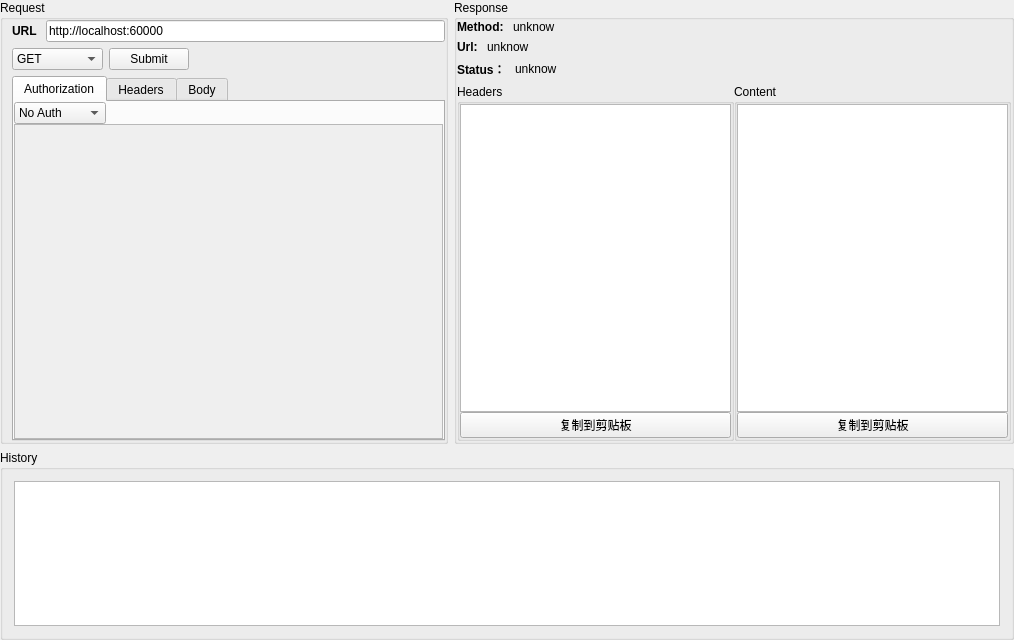
<?xml version="1.0" encoding="UTF-8"?>
<ui version="4.0">
 <class>MainWindow</class>
 <widget class="QMainWindow" name="MainWindow">
  <property name="geometry">
   <rect>
    <x>0</x>
    <y>0</y>
    <width>1014</width>
    <height>640</height>
   </rect>
  </property>
  <property name="windowTitle">
   <string>HttpTool</string>
  </property>
  <widget class="QWidget" name="centralWidget">
   <layout class="QVBoxLayout" name="verticalLayout_3" stretch="7,3">
    <property name="leftMargin">
     <number>0</number>
    </property>
    <property name="topMargin">
     <number>0</number>
    </property>
    <property name="rightMargin">
     <number>0</number>
    </property>
    <property name="bottomMargin">
     <number>0</number>
    </property>
    <item>
     <layout class="QHBoxLayout" name="horizontalLayout_4" stretch="4,5">
      <item>
       <widget class="QGroupBox" name="groupBoxReq">
        <property name="title">
         <string>Request</string>
        </property>
        <layout class="QVBoxLayout" name="verticalLayout">
         <property name="leftMargin">
          <number>9</number>
         </property>
         <property name="topMargin">
          <number>0</number>
         </property>
         <property name="rightMargin">
          <number>0</number>
         </property>
         <property name="bottomMargin">
          <number>0</number>
         </property>
         <item>
          <layout class="QHBoxLayout" name="horizontalLayout">
           <item>
            <widget class="QLabel" name="label">
             <property name="font">
              <font>
               <weight>75</weight>
               <bold>true</bold>
              </font>
             </property>
             <property name="text">
              <string>URL </string>
             </property>
            </widget>
           </item>
           <item>
            <widget class="QLineEdit" name="lineEditUrl">
             <property name="text">
              <string>http://localhost:60000</string>
             </property>
            </widget>
           </item>
          </layout>
         </item>
         <item>
          <layout class="QHBoxLayout" name="horizontalLayout_2">
           <item>
            <widget class="QComboBox" name="comboBoxMethod">
             <item>
              <property name="text">
               <string>GET</string>
              </property>
             </item>
             <item>
              <property name="text">
               <string>POST</string>
              </property>
             </item>
             <item>
              <property name="text">
               <string>PUT</string>
              </property>
             </item>
             <item>
              <property name="text">
               <string>DELETE</string>
              </property>
             </item>
             <item>
              <property name="text">
               <string>PATCH</string>
              </property>
             </item>
             <item>
              <property name="text">
               <string>OPTIONS</string>
              </property>
             </item>
             <item>
              <property name="text">
               <string>HEAD</string>
              </property>
             </item>
             <item>
              <property name="text">
               <string>TRACE</string>
              </property>
             </item>
             <item>
              <property name="text">
               <string>CONNECT</string>
              </property>
             </item>
            </widget>
           </item>
           <item>
            <widget class="QPushButton" name="pushButtonSubmit">
             <property name="text">
              <string>Submit</string>
             </property>
            </widget>
           </item>
           <item>
            <spacer name="horizontalSpacer">
             <property name="orientation">
              <enum>Qt::Horizontal</enum>
             </property>
             <property name="sizeHint" stdset="0">
              <size>
               <width>40</width>
               <height>20</height>
              </size>
             </property>
            </spacer>
           </item>
          </layout>
         </item>
         <item>
          <widget class="QTabWidget" name="tabWidgetRequest">
           <property name="currentIndex">
            <number>0</number>
           </property>
           <widget class="QWidget" name="Auth">
            <attribute name="title">
             <string>Authorization</string>
            </attribute>
            <layout class="QVBoxLayout" name="verticalLayout_10">
             <property name="spacing">
              <number>0</number>
             </property>
             <property name="leftMargin">
              <number>0</number>
             </property>
             <property name="topMargin">
              <number>0</number>
             </property>
             <property name="rightMargin">
              <number>0</number>
             </property>
             <property name="bottomMargin">
              <number>0</number>
             </property>
             <item>
              <layout class="QHBoxLayout" name="horizontalLayout_3">
               <item>
                <widget class="QComboBox" name="comboBoxAuth">
                 <item>
                  <property name="text">
                   <string>No Auth</string>
                  </property>
                 </item>
                 <item>
                  <property name="text">
                   <string>Basic Auth</string>
                  </property>
                 </item>
                 <item>
                  <property name="text">
                   <string>Digest Auth</string>
                  </property>
                 </item>
                 <item>
                  <property name="text">
                   <string>OAuth 1.0</string>
                  </property>
                 </item>
                 <item>
                  <property name="text">
                   <string>OAuth 2.0</string>
                  </property>
                 </item>
                </widget>
               </item>
               <item>
                <spacer name="horizontalSpacer_4">
                 <property name="orientation">
                  <enum>Qt::Horizontal</enum>
                 </property>
                 <property name="sizeHint" stdset="0">
                  <size>
                   <width>40</width>
                   <height>20</height>
                  </size>
                 </property>
                </spacer>
               </item>
              </layout>
             </item>
             <item>
              <widget class="QScrollArea" name="scrollAreaAuth">
               <property name="widgetResizable">
                <bool>true</bool>
               </property>
               <widget class="QWidget" name="scrollAreaWidgetContents_3">
                <property name="geometry">
                 <rect>
                  <x>0</x>
                  <y>0</y>
                  <width>428</width>
                  <height>320</height>
                 </rect>
                </property>
               </widget>
              </widget>
             </item>
            </layout>
           </widget>
           <widget class="QWidget" name="tabHeaders">
            <attribute name="title">
             <string>Headers</string>
            </attribute>
            <layout class="QVBoxLayout" name="verticalLayout_7">
             <property name="spacing">
              <number>0</number>
             </property>
             <property name="leftMargin">
              <number>0</number>
             </property>
             <property name="topMargin">
              <number>0</number>
             </property>
             <property name="rightMargin">
              <number>0</number>
             </property>
             <property name="bottomMargin">
              <number>0</number>
             </property>
             <item>
              <widget class="QScrollArea" name="scrollAreaHeader">
               <property name="widgetResizable">
                <bool>true</bool>
               </property>
               <widget class="QWidget" name="scrollAreaWidgetContents">
                <property name="geometry">
                 <rect>
                  <x>0</x>
                  <y>0</y>
                  <width>428</width>
                  <height>342</height>
                 </rect>
                </property>
                <layout class="QVBoxLayout" name="verticalLayoutHeader">
                 <property name="spacing">
                  <number>0</number>
                 </property>
                 <property name="leftMargin">
                  <number>0</number>
                 </property>
                 <property name="topMargin">
                  <number>0</number>
                 </property>
                 <property name="rightMargin">
                  <number>0</number>
                 </property>
                 <property name="bottomMargin">
                  <number>0</number>
                 </property>
                 <item>
                  <layout class="QHBoxLayout" name="horizontalLayout_9">
                   <item>
                    <widget class="QPushButton" name="pushButtonHeader">
                     <property name="text">
                      <string>增加参数</string>
                     </property>
                    </widget>
                   </item>
                   <item>
                    <spacer name="horizontalSpacer_3">
                     <property name="orientation">
                      <enum>Qt::Horizontal</enum>
                     </property>
                     <property name="sizeHint" stdset="0">
                      <size>
                       <width>40</width>
                       <height>20</height>
                      </size>
                     </property>
                    </spacer>
                   </item>
                  </layout>
                 </item>
                 <item>
                  <spacer name="verticalSpacer_2">
                   <property name="orientation">
                    <enum>Qt::Vertical</enum>
                   </property>
                   <property name="sizeHint" stdset="0">
                    <size>
                     <width>20</width>
                     <height>305</height>
                    </size>
                   </property>
                  </spacer>
                 </item>
                </layout>
               </widget>
              </widget>
             </item>
            </layout>
           </widget>
           <widget class="QWidget" name="tabBody">
            <attribute name="title">
             <string>Body</string>
            </attribute>
            <layout class="QVBoxLayout" name="verticalLayout_13">
             <property name="spacing">
              <number>0</number>
             </property>
             <property name="leftMargin">
              <number>0</number>
             </property>
             <property name="topMargin">
              <number>0</number>
             </property>
             <property name="rightMargin">
              <number>0</number>
             </property>
             <property name="bottomMargin">
              <number>0</number>
             </property>
             <item>
              <widget class="QTabWidget" name="tabWidgetBody">
               <property name="currentIndex">
                <number>0</number>
               </property>
               <widget class="QWidget" name="tabFormdata">
                <attribute name="title">
                 <string>form-data</string>
                </attribute>
                <layout class="QVBoxLayout" name="verticalLayout_9">
                 <property name="spacing">
                  <number>0</number>
                 </property>
                 <property name="leftMargin">
                  <number>0</number>
                 </property>
                 <property name="topMargin">
                  <number>0</number>
                 </property>
                 <property name="rightMargin">
                  <number>0</number>
                 </property>
                 <property name="bottomMargin">
                  <number>0</number>
                 </property>
                 <item>
                  <widget class="QScrollArea" name="scrollAreaFormdata">
                   <property name="widgetResizable">
                    <bool>true</bool>
                   </property>
                   <widget class="QWidget" name="scrollAreaWidgetContents_4">
                    <property name="geometry">
                     <rect>
                      <x>0</x>
                      <y>0</y>
                      <width>422</width>
                      <height>317</height>
                     </rect>
                    </property>
                    <layout class="QVBoxLayout" name="verticalLayoutFormdata">
                     <property name="spacing">
                      <number>0</number>
                     </property>
                     <property name="leftMargin">
                      <number>0</number>
                     </property>
                     <property name="topMargin">
                      <number>0</number>
                     </property>
                     <property name="rightMargin">
                      <number>0</number>
                     </property>
                     <property name="bottomMargin">
                      <number>0</number>
                     </property>
                     <item>
                      <layout class="QHBoxLayout" name="horizontalLayoutFormdata">
                       <item>
                        <widget class="QPushButton" name="pushButtonAddFormdata">
                         <property name="text">
                          <string>增加参数</string>
                         </property>
                        </widget>
                       </item>
                       <item>
                        <spacer name="horizontalSpacer_5">
                         <property name="orientation">
                          <enum>Qt::Horizontal</enum>
                         </property>
                         <property name="sizeHint" stdset="0">
                          <size>
                           <width>40</width>
                           <height>20</height>
                          </size>
                         </property>
                        </spacer>
                       </item>
                      </layout>
                     </item>
                     <item>
                      <spacer name="verticalSpacer_4">
                       <property name="orientation">
                        <enum>Qt::Vertical</enum>
                       </property>
                       <property name="sizeHint" stdset="0">
                        <size>
                         <width>20</width>
                         <height>247</height>
                        </size>
                       </property>
                      </spacer>
                     </item>
                    </layout>
                   </widget>
                  </widget>
                 </item>
                </layout>
               </widget>
               <widget class="QWidget" name="tabXwwwForm">
                <attribute name="title">
                 <string>x-www-form-urlencoded</string>
                </attribute>
                <layout class="QVBoxLayout" name="verticalLayoutXwwFormTab">
                 <property name="spacing">
                  <number>0</number>
                 </property>
                 <property name="leftMargin">
                  <number>0</number>
                 </property>
                 <property name="topMargin">
                  <number>0</number>
                 </property>
                 <property name="rightMargin">
                  <number>0</number>
                 </property>
                 <property name="bottomMargin">
                  <number>0</number>
                 </property>
                 <item>
                  <widget class="QScrollArea" name="scrollAreaXwwwForm">
                   <property name="widgetResizable">
                    <bool>true</bool>
                   </property>
                   <widget class="QWidget" name="scrollAreaWidgetContents_2">
                    <property name="geometry">
                     <rect>
                      <x>0</x>
                      <y>0</y>
                      <width>101</width>
                      <height>49</height>
                     </rect>
                    </property>
                    <layout class="QVBoxLayout" name="verticalLayoutXwwForm">
                     <item>
                      <layout class="QHBoxLayout" name="horizontalLayout_8">
                       <item>
                        <widget class="QPushButton" name="pushButtonAddXwww">
                         <property name="text">
                          <string>增加参数</string>
                         </property>
                        </widget>
                       </item>
                       <item>
                        <spacer name="horizontalSpacer_2">
                         <property name="orientation">
                          <enum>Qt::Horizontal</enum>
                         </property>
                         <property name="sizeHint" stdset="0">
                          <size>
                           <width>40</width>
                           <height>20</height>
                          </size>
                         </property>
                        </spacer>
                       </item>
                      </layout>
                     </item>
                     <item>
                      <spacer name="verticalSpacer">
                       <property name="orientation">
                        <enum>Qt::Vertical</enum>
                       </property>
                       <property name="sizeHint" stdset="0">
                        <size>
                         <width>20</width>
                         <height>247</height>
                        </size>
                       </property>
                      </spacer>
                     </item>
                    </layout>
                   </widget>
                  </widget>
                 </item>
                </layout>
               </widget>
               <widget class="QWidget" name="tabRaw">
                <attribute name="title">
                 <string>raw</string>
                </attribute>
                <layout class="QVBoxLayout" name="verticalLayout_5">
                 <property name="spacing">
                  <number>0</number>
                 </property>
                 <property name="leftMargin">
                  <number>0</number>
                 </property>
                 <property name="topMargin">
                  <number>0</number>
                 </property>
                 <property name="rightMargin">
                  <number>0</number>
                 </property>
                 <property name="bottomMargin">
                  <number>0</number>
                 </property>
                 <item>
                  <widget class="QTextEdit" name="textEditRaw"/>
                 </item>
                </layout>
               </widget>
               <widget class="QWidget" name="tabBinary">
                <attribute name="title">
                 <string>binary</string>
                </attribute>
                <layout class="QVBoxLayout" name="verticalLayout_6">
                 <property name="spacing">
                  <number>0</number>
                 </property>
                 <property name="leftMargin">
                  <number>0</number>
                 </property>
                 <property name="topMargin">
                  <number>0</number>
                 </property>
                 <property name="rightMargin">
                  <number>0</number>
                 </property>
                 <property name="bottomMargin">
                  <number>0</number>
                 </property>
                 <item>
                  <layout class="QHBoxLayout" name="horizontalLayout_10">
                   <item>
                    <widget class="QPushButton" name="pushButtonBinary">
                     <property name="text">
                      <string>选择文件</string>
                     </property>
                    </widget>
                   </item>
                   <item>
                    <widget class="QLineEdit" name="lineEditBinary"/>
                   </item>
                  </layout>
                 </item>
                 <item>
                  <spacer name="verticalSpacer_3">
                   <property name="orientation">
                    <enum>Qt::Vertical</enum>
                   </property>
                   <property name="sizeHint" stdset="0">
                    <size>
                     <width>20</width>
                     <height>249</height>
                    </size>
                   </property>
                  </spacer>
                 </item>
                </layout>
               </widget>
              </widget>
             </item>
            </layout>
           </widget>
          </widget>
         </item>
        </layout>
       </widget>
      </item>
      <item>
       <widget class="QGroupBox" name="groupBoxResponse">
        <property name="title">
         <string>Response</string>
        </property>
        <layout class="QVBoxLayout" name="verticalLayout_11">
         <property name="spacing">
          <number>6</number>
         </property>
         <property name="leftMargin">
          <number>0</number>
         </property>
         <property name="topMargin">
          <number>0</number>
         </property>
         <property name="rightMargin">
          <number>0</number>
         </property>
         <property name="bottomMargin">
          <number>0</number>
         </property>
         <item>
          <layout class="QHBoxLayout" name="horizontalLayout_5">
           <item>
            <widget class="QLabel" name="label_2">
             <property name="font">
              <font>
               <weight>75</weight>
               <bold>true</bold>
              </font>
             </property>
             <property name="text">
              <string>Method: </string>
             </property>
             <property name="textFormat">
              <enum>Qt::RichText</enum>
             </property>
            </widget>
           </item>
           <item>
            <widget class="QLabel" name="labelMethod">
             <property name="sizePolicy">
              <sizepolicy hsizetype="Expanding" vsizetype="Preferred">
               <horstretch>0</horstretch>
               <verstretch>0</verstretch>
              </sizepolicy>
             </property>
             <property name="text">
              <string>unknow</string>
             </property>
            </widget>
           </item>
          </layout>
         </item>
         <item>
          <layout class="QHBoxLayout" name="horizontalLayout_6">
           <item>
            <widget class="QLabel" name="label_3">
             <property name="font">
              <font>
               <weight>75</weight>
               <bold>true</bold>
              </font>
             </property>
             <property name="text">
              <string>Url: </string>
             </property>
            </widget>
           </item>
           <item>
            <widget class="QLabel" name="labelUrl">
             <property name="sizePolicy">
              <sizepolicy hsizetype="Expanding" vsizetype="Preferred">
               <horstretch>0</horstretch>
               <verstretch>0</verstretch>
              </sizepolicy>
             </property>
             <property name="text">
              <string>unknow</string>
             </property>
            </widget>
           </item>
          </layout>
         </item>
         <item>
          <layout class="QHBoxLayout" name="horizontalLayout_7">
           <item>
            <widget class="QLabel" name="label_4">
             <property name="font">
              <font>
               <weight>75</weight>
               <bold>true</bold>
              </font>
             </property>
             <property name="text">
              <string>Status： </string>
             </property>
            </widget>
           </item>
           <item>
            <widget class="QLabel" name="labelStatus">
             <property name="sizePolicy">
              <sizepolicy hsizetype="Expanding" vsizetype="Preferred">
               <horstretch>0</horstretch>
               <verstretch>0</verstretch>
              </sizepolicy>
             </property>
             <property name="text">
              <string>unknow</string>
             </property>
            </widget>
           </item>
          </layout>
         </item>
         <item>
          <layout class="QHBoxLayout" name="horizontalLayout_11">
           <property name="spacing">
            <number>0</number>
           </property>
           <item>
            <widget class="QGroupBox" name="groupBoxResHeaders">
             <property name="title">
              <string>Headers</string>
             </property>
             <layout class="QVBoxLayout" name="verticalLayout_4">
              <property name="spacing">
               <number>0</number>
              </property>
              <property name="leftMargin">
               <number>0</number>
              </property>
              <property name="topMargin">
               <number>0</number>
              </property>
              <property name="rightMargin">
               <number>0</number>
              </property>
              <property name="bottomMargin">
               <number>0</number>
              </property>
              <item>
               <widget class="QTextEdit" name="textEditResponseHeaders"/>
              </item>
              <item>
               <widget class="QPushButton" name="pushButtonCopyHeaders">
                <property name="text">
                 <string>复制到剪贴板</string>
                </property>
               </widget>
              </item>
             </layout>
            </widget>
           </item>
           <item>
            <widget class="QGroupBox" name="groupBoxContent">
             <property name="title">
              <string>Content</string>
             </property>
             <property name="checkable">
              <bool>false</bool>
             </property>
             <layout class="QVBoxLayout" name="verticalLayout_8">
              <property name="spacing">
               <number>0</number>
              </property>
              <property name="leftMargin">
               <number>0</number>
              </property>
              <property name="topMargin">
               <number>0</number>
              </property>
              <property name="rightMargin">
               <number>0</number>
              </property>
              <property name="bottomMargin">
               <number>0</number>
              </property>
              <item>
               <widget class="QTextEdit" name="textEditResponseContent"/>
              </item>
              <item>
               <widget class="QPushButton" name="pushButtonCopyContent">
                <property name="text">
                 <string>复制到剪贴板</string>
                </property>
               </widget>
              </item>
             </layout>
            </widget>
           </item>
          </layout>
         </item>
        </layout>
       </widget>
      </item>
     </layout>
    </item>
    <item>
     <widget class="QGroupBox" name="groupBoxHistory">
      <property name="title">
       <string>History</string>
      </property>
      <layout class="QVBoxLayout" name="verticalLayout_2">
       <item>
        <widget class="QColumnView" name="columnView">
         <property name="styleSheet">
          <string notr="true"/>
         </property>
         <property name="resizeGripsVisible">
          <bool>true</bool>
         </property>
        </widget>
       </item>
      </layout>
     </widget>
    </item>
   </layout>
  </widget>
 </widget>
 <layoutdefault spacing="6" margin="11"/>
 <resources/>
 <connections/>
</ui>
